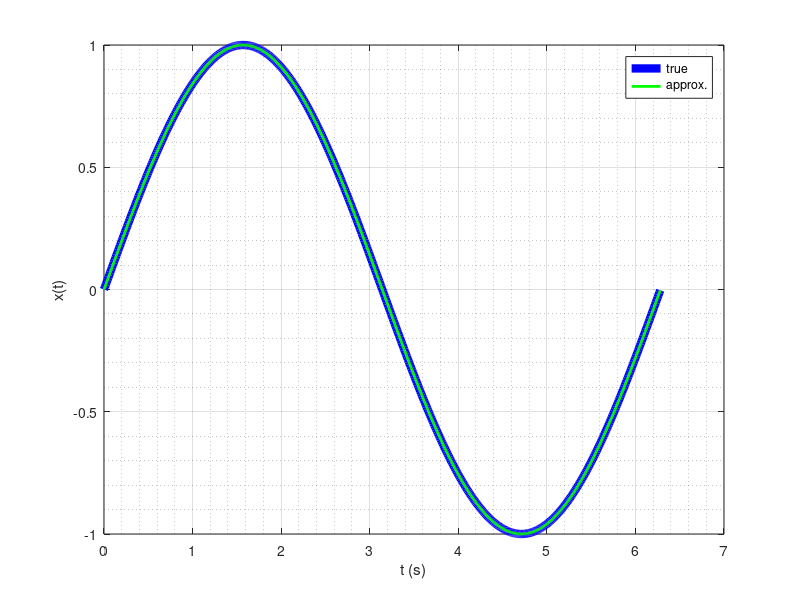

The MATLAB source for this figure:
function TestLemma1()

omega = 1;
phi = 0;
A = 1;
t = 0:0.01:2*pi/omega;

% truth
x_true = A.*sin(omega.*t + phi);

% approx
K = 20;
sum = 0;

for k = 0:K
    term = (-1)^k*(omega*t+phi).^(2*k+1)/factorial(2*k+1);
    sum = sum + term;
end

x_approx = A.*sum;

figure;
plot(t, x_true, 'b', 'linewidth', 6);
hold on;
plot(t, x_approx, 'g', 'linewidth', 2);
xlabel('t (s)');
ylabel('x(t)');
legend('true', 'approx.');
grid on;
grid minor;
end
